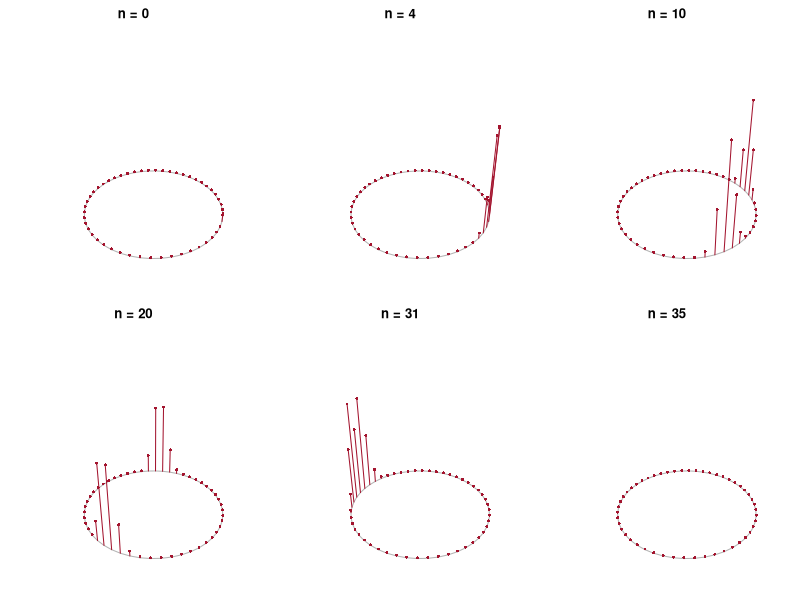

The R script that drew this image:
# Fig. 2.20: Propagation of the action potential on a ring (book, Section 2.5, Eq. 2.34)
# N = 50 cells, a = 0.89, b = 0.6, c = 0.28, k = 0.02, d = 0.4; at the start cell 1 is stimulated
# (c) 2026 Philipp Kügler · Program for the book "Dynamical Systems in the Life Sciences" · MIT License (see LICENSE)
a <- 0.89; b <- 0.6; c <- 0.28; k <- 0.02; d <- 0.4
f1 <- function(y1, y2) y1^2 * exp(y2 - y1) + k

# resting state: compute a single cell for 180 steps starting from (0.2, c/(1 - a))
y1r <- 0.2; y2r <- c / (1 - a)
for (j in 1:180) { y1neu <- f1(y1r, y2r); y2r <- a * y2r - b * y1r + c; y1r <- y1neu }

ring <- function(n_stoer = -1, Z = 50, schritte = 201) {
  # ring of Z cells; cell 1 starts excited (0.3), optionally a second stimulation of cell 36 after n_stoer steps
  Y1 <- matrix(y1r, schritte + 1, Z); Y2 <- matrix(y2r, schritte + 1, Z)   # row n+1 = time step n
  Y1[1, 1] <- 0.3
  rechts <- c(2:Z, 1); links <- c(Z, 1:(Z - 1))                          # neighbors on the ring
  for (n in 0:(schritte - 1)) {
    F <- f1(Y1[n + 1, ], Y2[n + 1, ])
    Y1[n + 2, ] <- (1 - d) * F + d / 2 * (F[rechts] + F[links])
    Y2[n + 2, ] <- a * Y2[n + 1, ] - b * Y1[n + 1, ] + c
    if (n + 1 == n_stoer) Y1[n + 2, 36] <- 0.3                         # second stimulation of cell 36
  }
  Y1
}
stamm <- function(werte, titel) {        # bars above the cells of the ring (3D view)
  w <- seq(0, 2 * pi, length.out = 51)[1:50]; cx <- cos(w); cy <- sin(w)
  pm <- persp(c(-1.1, 1.1), c(-1.1, 1.1), matrix(0, 2, 2), zlim = c(0, 4.5), theta = 20, phi = 25,
              border = NA, box = FALSE, main = titel)
  unten <- trans3d(cx, cy, 0, pm); oben <- trans3d(cx, cy, werte, pm)
  lines(trans3d(c(cx, cx[1]), c(cy, cy[1]), 0, pm), col = "grey70")
  segments(unten$x, unten$y, oben$x, oben$y, col = rgb(0.64, 0.08, 0.18))
  points(oben, pch = 16, cex = 0.6, col = rgb(0.64, 0.08, 0.18))
}

Y1 <- ring()
cat("excited cells (y1 > 1):\n")
par(mfrow = c(2, 3), mar = c(0, 0, 2, 0))
for (n in c(0, 4, 10, 20, 31, 35)) {
  stamm(Y1[n + 1, ], sprintf("n = %d", n))
  cat(sprintf("  n = %2d: [%s]\n", n, paste(which(Y1[n + 1, ] > 1), collapse = ", ")))
}
